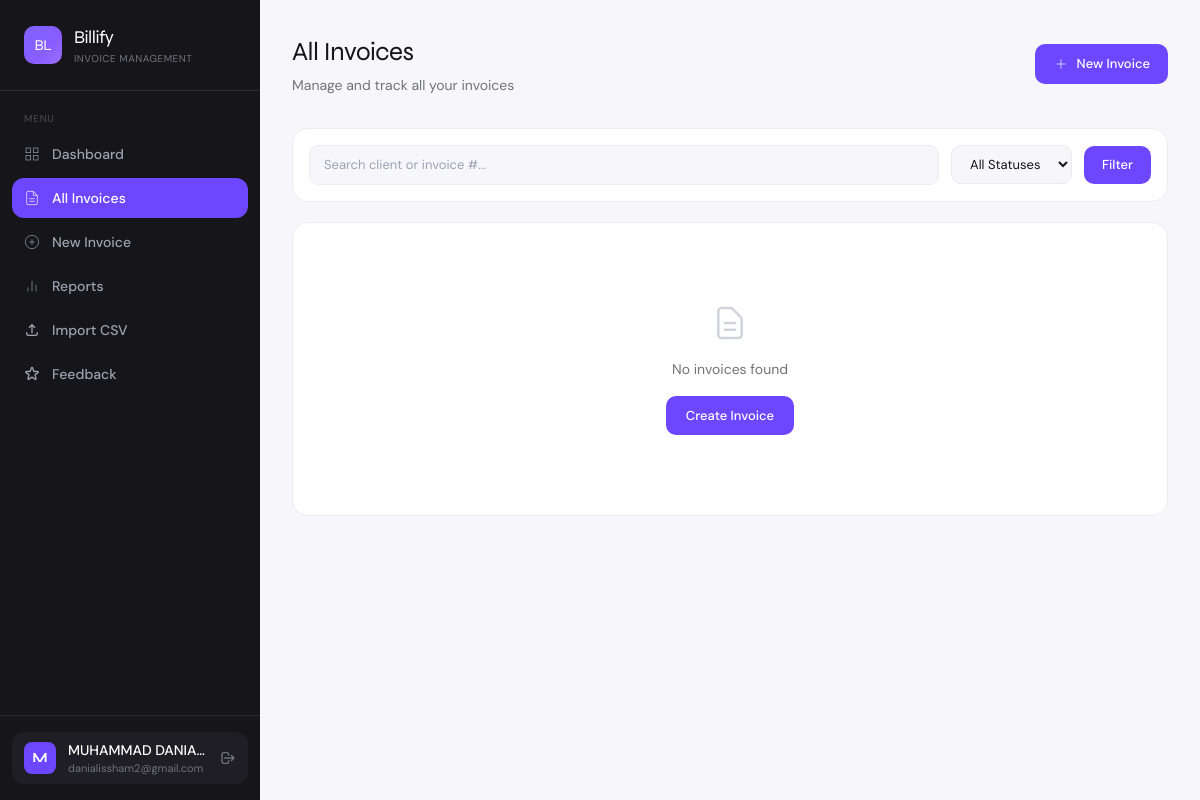
/invoices (signed in), run on the app's committed database.
### app.py (models this page shows)
class User(UserMixin, db.Model):
    id = db.Column(db.Integer, primary_key=True)
    name = db.Column(db.String(100), nullable=False)
    email = db.Column(db.String(120), unique=True, nullable=False)
    password = db.Column(db.String(200), nullable=False)
    company = db.Column(db.String(100))
    is_admin = db.Column(db.Boolean, default=False)
    is_active_account = db.Column(db.Boolean, default=True)
    created_at = db.Column(db.DateTime, default=datetime.utcnow)
    invoices = db.relationship('Invoice', backref='owner', lazy=True)

### app.py (the view, shortened to what this page needs)
@app.route('/invoices')
@login_required
def invoices():
    update_overdue_invoices()
    status_filter = request.args.get('status', '')
    search = request.args.get('search', '').strip()
    query = Invoice.query.filter_by(user_id=current_user.id)
    if status_filter:
        query = query.filter_by(status=status_filter)
    invoice_list = query.order_by(Invoice.created_at.desc()).all()
    return render_template('invoices.html', invoices=invoice_list, status_filter=status_filter, search=search)

### app.py (called while the page is built)
@app.after_request
def add_security_headers(response):
    response.headers['X-Content-Type-Options'] = 'nosniff'
    response.headers['X-Frame-Options'] = 'SAMEORIGIN'
    response.headers['X-XSS-Protection'] = '1; mode=block'
    response.headers['Referrer-Policy'] = 'strict-origin-when-cross-origin'
    return response

@login_manager.user_loader
def load_user(user_id):
    return User.query.get(int(user_id))

def update_overdue_invoices():
    today = date.today()
    overdue = Invoice.query.filter(
        Invoice.due_date < today,
        Invoice.status == 'Unpaid'
    ).all()
    for inv in overdue:
        inv.status = 'Overdue'
    db.session.commit()

### templates/invoices.html (shortened to what this page needs)
{% extends 'base.html' %}
{% block content %}
<div class="flex items-center justify-between mb-8 fade-up fade-up-1">
  <div>
    <h2 class="font-display font-700" style="font-size:26px;letter-spacing:-0.5px;">All Invoices</h2>
    <p style="color:var(--muted);font-size:14px;margin-top:4px;">Manage and track all your invoices</p>
  </div>
  <div class="flex items-center gap-3">
    <a href="{{ url_for('new_invoice') }}" class="btn-primary flex items-center gap-2" style="padding:10px 18px;font-size:13px;text-decoration:none;">
      <svg class="w-4 h-4" fill="none" stroke="currentColor" viewBox="0 0 24 24"><line x1="12" y1="5" x2="12" y2="19"/><line x1="5" y1="12" x2="19" y2="12"/></svg>
      New Invoice
    </a>
  </div>
</div>
<div class="card p-4 mb-5 fade-up fade-up-2">
  <form method="GET" class="flex flex-wrap gap-3 items-center">
    <input type="text" name="search" value="{{ search }}" placeholder="Search client or invoice #..."
      style="flex:1;min-width:200px;background:var(--surface);border:1px solid var(--border);border-radius:10px;padding:9px 14px;font-size:13px;color:var(--text);outline:none;"
      onfocus="this.style.borderColor='var(--accent)'" onblur="this.style.borderColor='var(--border)'" />
    <select name="status"
      style="background:var(--surface);border:1px solid var(--border);border-radius:10px;padding:9px 14px;font-size:13px;color:var(--text);outline:none;cursor:pointer;">
      <option value="">All Statuses</option>
    </select>
    <button type="submit" class="btn-primary" style="padding:9px 18px;font-size:13px;border:none;cursor:pointer;">Filter</button>
  </form>
</div>
<form method="POST" action="{{ url_for('bulk_delete') }}" id="bulkForm">
<div class="card fade-up fade-up-3">
  {% if invoices %}
  <div style="padding:12px 20px;border-bottom:1px solid var(--border);display:flex;align-items:center;gap:10px;background:var(--surface);border-radius:16px 16px 0 0;">
    <input type="checkbox" id="selectAll" onchange="toggleAll(this)" style="width:16px;height:16px;accent-color:#6c47ff;cursor:pointer;" />
    <label for="selectAll" style="font-size:13px;color:var(--muted);cursor:pointer;">Select all</label>
  </div>
  <div class="overflow-x-auto">
    <table style="width:100%;font-size:13px;">
      <thead>
        <tr style="border-bottom:1px solid var(--border);">
          <th style="padding:12px 20px;width:40px;"></th>
          {% for col in ['Invoice #', 'Client', 'Issue Date', 'Due Date', 'Total', 'Status', 'Actions'] %}
          <th style="padding:12px 20px;text-align:left;font-size:11px;font-weight:600;color:var(--muted);text-transform:uppercase;letter-spacing:0.05em;">{{ col }}</th>
          {% endfor %}
        </tr>
      </thead>
      <tbody>
        {% for inv in invoices %}
        <tr style="border-bottom:1px solid var(--border);transition:background 0.1s;" onmouseover="this.style.background='var(--surface)'" onmouseout="this.style.background='transparent'">
          <td style="padding:14px 20px;">
            <input type="checkbox" name="invoice_ids" value="{{ inv.id }}" class="row-checkbox" onchange="updateCount()"
              style="width:16px;height:16px;accent-color:#6c47ff;cursor:pointer;" />
          </td>
          <td style="padding:14px 20px;">
            <a href="{{ url_for('view_invoice', id=inv.id) }}" style="font-weight:600;color:var(--accent);text-decoration:none;">{{ inv.invoice_number }}</a>
          </td>
          <td style="padding:14px 20px;">
            <div style="font-weight:500;color:var(--text);">{{ inv.client_name }}</div>
            {% if inv.client_email %}<div style="font-size:11px;color:var(--muted);">{{ inv.client_email }}</div>{% endif %}
          </td>
          <td style="padding:14px 20px;color:var(--muted);">{{ inv.issue_date.strftime('%d %b %Y') }}</td>
          <td style="padding:14px 20px;color:var(--muted);">{{ inv.due_date.strftime('%d %b %Y') }}</td>
          <td style="padding:14px 20px;font-weight:600;">RM {{ "%.2f"|format(inv.total) }}</td>
          <td style="padding:14px 20px;">
            <span style="padding:4px 10px;border-radius:20px;font-size:11px;font-weight:600;" class="badge-{{ inv.status.lower() }}">{{ inv.status }}</span>
          </td>
          <td style="padding:14px 20px;">
            <div class="flex items-center gap-3">
              <a href="{{ url_for('view_invoice', id=inv.id) }}" style="font-size:12px;color:var(--accent);font-weight:500;text-decoration:none;">View</a>
              <a href="{{ url_for('edit_invoice', id=inv.id) }}" style="font-size:12px;color:var(--muted);font-weight:500;text-decoration:none;">Edit</a>
              <form method="POST" action="{{ url_for('delete_invoice', id=inv.id) }}"
                    onsubmit="return confirm('Delete invoice {{ inv.invoice_number }}?')">
                <button type="submit" style="font-size:12px;color:#dc2626;font-weight:500;background:none;border:none;cursor:pointer;padding:0;">Delete</button>
              </form>
            </div>
          </td>
        </tr>
        {% endfor %}
      </tbody>
    </table>
  </div>
  {% else %}
  <div style="padding:80px;text-align:center;">
    <p style="color:var(--muted);font-size:14px;margin-bottom:16px;">No invoices found</p>
    <a href="{{ url_for('new_invoice') }}" class="btn-primary" style="display:inline-block;padding:10px 20px;font-size:13px;text-decoration:none;">Create Invoice</a>
  </div>
  {% endif %}
</div>
</form>
{% endblock %}

### templates/base.html (shortened to what this page needs)
<!DOCTYPE html>
<html lang="en">
<head>
  <script src="https://cdn.tailwindcss.com"></script>
</head>
<body style="background: var(--surface); color: var(--text);">
{% if current_user.is_authenticated %}
<div class="flex min-h-screen">
  <aside style="width:260px; background:#16161a; flex-shrink:0;" class="fixed h-full z-10 flex flex-col">
    <div class="px-6 py-6 border-b" style="border-color:#2a2a30;">
      <div class="flex items-center gap-3">
        <div style="width:38px;height:38px;background:linear-gradient(135deg,#6c47ff,#9b6dff);border-radius:10px;flex-shrink:0;position:relative;overflow:hidden;" class="flex items-center justify-center">
          <div style="position:absolute;inset:0;background:linear-gradient(135deg,rgba(255,255,255,0.15) 0%,transparent 60%);"></div>
          <span class="font-display font-700 text-white" style="font-size:15px;letter-spacing:-0.5px;position:relative;z-index:1;">BL</span>
        </div>
        <div>
          <div class="font-display font-700 text-white" style="font-size:18px;letter-spacing:-0.5px;">Billify</div>
          <div style="font-size:10px;color:#72727a;letter-spacing:0.05em;text-transform:uppercase;">Invoice Management</div>
        </div>
      </div>
    </div>
    <nav class="flex-1 px-3 py-5 space-y-1">
      <div style="font-size:10px;color:#4a4a52;text-transform:uppercase;letter-spacing:0.08em;padding:0 12px;margin-bottom:8px;">Menu</div>
      <a href="{{ url_for('dashboard') }}"
         class="sidebar-link flex items-center gap-3 px-3 py-2.5 rounded-xl text-sm font-medium {% if request.endpoint == 'dashboard' %}active{% else %}text-gray-400{% endif %}">
        <svg class="w-4 h-4 flex-shrink-0" fill="none" stroke="currentColor" viewBox="0 0 24 24"><rect x="3" y="3" width="7" height="7"/><rect x="14" y="3" width="7" height="7"/><rect x="14" y="14" width="7" height="7"/><rect x="3" y="14" width="7" height="7"/></svg>
        Dashboard
      </a>
      <a href="{{ url_for('invoices') }}"
         class="sidebar-link flex items-center gap-3 px-3 py-2.5 rounded-xl text-sm font-medium {% if request.endpoint in ('invoices','view_invoice','edit_invoice') %}active{% else %}text-gray-400{% endif %}">
        <svg class="w-4 h-4 flex-shrink-0" fill="none" stroke="currentColor" viewBox="0 0 24 24"><path d="M14 2H6a2 2 0 00-2 2v16a2 2 0 002 2h12a2 2 0 002-2V8z"/><polyline points="14 2 14 8 20 8"/><line x1="16" y1="13" x2="8" y2="13"/><line x1="16" y1="17" x2="8" y2="17"/></svg>
        All Invoices
      </a>
      <a href="{{ url_for('new_invoice') }}"
         class="sidebar-link flex items-center gap-3 px-3 py-2.5 rounded-xl text-sm font-medium {% if request.endpoint == 'new_invoice' %}active{% else %}text-gray-400{% endif %}">
        <svg class="w-4 h-4 flex-shrink-0" fill="none" stroke="currentColor" viewBox="0 0 24 24"><circle cx="12" cy="12" r="10"/><line x1="12" y1="8" x2="12" y2="16"/><line x1="8" y1="12" x2="16" y2="12"/></svg>
        New Invoice
      </a>
      <a href="{{ url_for('reports') }}"
         class="sidebar-link flex items-center gap-3 px-3 py-2.5 rounded-xl text-sm font-medium {% if request.endpoint == 'reports' %}active{% else %}text-gray-400{% endif %}">
        <svg class="w-4 h-4 flex-shrink-0" fill="none" stroke="currentColor" viewBox="0 0 24 24"><line x1="18" y1="20" x2="18" y2="10"/><line x1="12" y1="20" x2="12" y2="4"/><line x1="6" y1="20" x2="6" y2="14"/></svg>
        Reports
      </a>
      <a href="{{ url_for('import_csv') }}"
         class="sidebar-link flex items-center gap-3 px-3 py-2.5 rounded-xl text-sm font-medium {% if request.endpoint == 'import_csv' %}active{% else %}text-gray-400{% endif %}">
        <svg class="w-4 h-4 flex-shrink-0" fill="none" stroke="currentColor" viewBox="0 0 24 24"><path stroke-linecap="round" stroke-linejoin="round" stroke-width="2" d="M4 16v1a3 3 0 003 3h10a3 3 0 003-3v-1m-4-8l-4-4m0 0L8 8m4-4v12"/></svg>
        Import CSV
      </a>
      <a href="{{ url_for('feedback') }}"
         class="sidebar-link flex items-center gap-3 px-3 py-2.5 rounded-xl text-sm font-medium {% if request.endpoint == 'feedback' %}active{% else %}text-gray-400{% endif %}">
        Feedback
      </a>
    </nav>
    <div class="px-3 py-4 border-t" style="border-color:#2a2a30;">
      <div class="flex items-center gap-3 px-3 py-2 rounded-xl" style="background:#1e1e24;">
        <div style="width:32px;height:32px;border-radius:8px;background:var(--accent);flex-shrink:0;" class="flex items-center justify-center text-white text-sm font-bold font-display">
          {{ current_user.name[0].upper() }}
        </div>
        <div class="flex-1 min-w-0">
          <div class="text-sm font-medium text-white truncate">{{ current_user.name }}</div>
          <div style="font-size:11px;color:#72727a;" class="truncate">{{ current_user.email }}</div>
        </div>
        <a href="{{ url_for('logout') }}" title="Sign out">
          <svg class="w-4 h-4" style="color:#72727a;" fill="none" stroke="currentColor" viewBox="0 0 24 24"><path stroke-linecap="round" stroke-linejoin="round" stroke-width="2" d="M17 16l4-4m0 0l-4-4m4 4H7m6 4v1a3 3 0 01-3 3H6a3 3 0 01-3-3V7a3 3 0 013-3h4a3 3 0 013 3v1"/></svg>
        </a>
      </div>
    </div>
  </aside>
  <main style="margin-left:260px;" class="flex-1 p-8">
    {% block content %}{% endblock %}
  </main>
</div>
{% endif %}
</body>
</html>

### templates/base.html (style rules this page uses)
* { font-family: 'DM Sans', sans-serif; }
.font-display { font-family: 'Syne', sans-serif; }
:root { --accent: #6c47ff; --accent-light: #ede9ff; --accent-dark: #4a2fe0; --surface: #f7f7fb; --card: #ffffff; --border: #ebebf0; --text: #16161a; --muted: #72727a; }
.sidebar-link { transition: all 0.15s ease; }
.sidebar-link.active { background: var(--accent); color: white; }
.sidebar-link.active svg { stroke: white; }
.card { background: var(--card); border: 1px solid var(--border); border-radius: 16px; }
.btn-primary { background: var(--accent); color: white; border-radius: 10px; font-weight: 500; transition: all 0.15s; }
.fade-up { animation: fadeUp 0.4s ease forwards; }
.fade-up-1 { animation-delay: 0.05s; opacity: 0; }
.fade-up-2 { animation-delay: 0.1s; opacity: 0; }
.fade-up-3 { animation-delay: 0.15s; opacity: 0; }

### data on the page
User: name "M", name "MUHAMMAD DANIA…", email "danialissham2@gmail.com"
